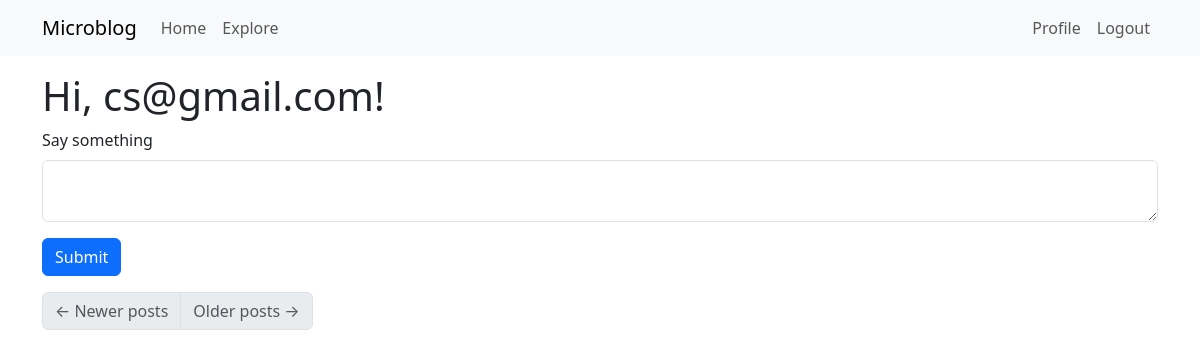
The page /index (signed in) on the database as committed earlier.
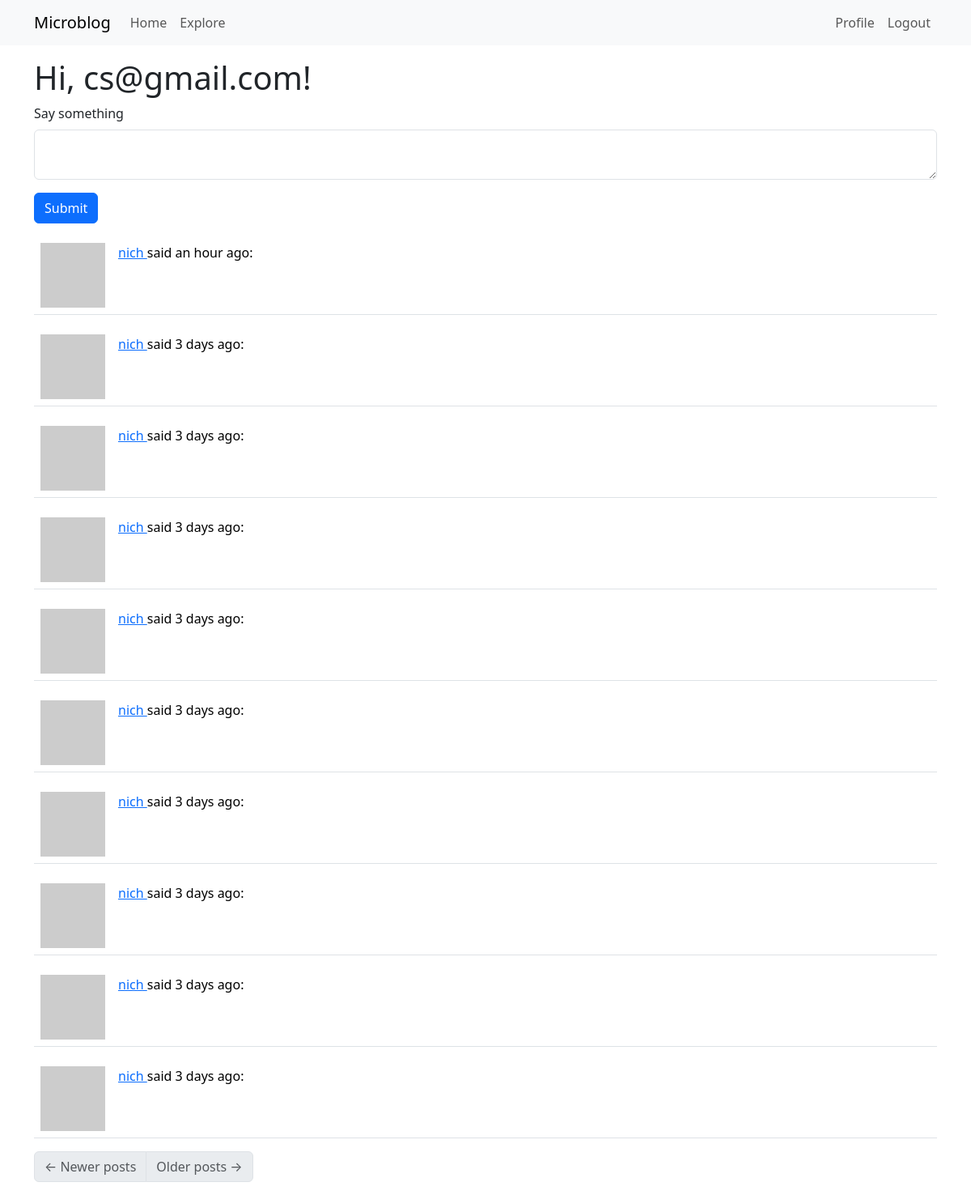
The same page on the database as committed later.
### app/models.py (models this page shows, shortened)
class User(UserMixin, db.Model):
    id: so.Mapped[int] = so.mapped_column(primary_key=True)
    username: so.Mapped[str] = so.mapped_column(sa.String(64), index=True, unique=True)
    email: so.Mapped[str] = so.mapped_column(sa.String(120), index=True, unique=True)
    password_hash: so.Mapped[Optional[str]] = so.mapped_column(sa.String(356))
    posts: so.WriteOnlyMapped['Post'] = so.relationship(back_populates='author')
    about_me: so.Mapped[Optional[str]] = so.mapped_column(sa.String(140))
    last_seen: so.Mapped[Optional[datetime]] = so.mapped_column(
        default=lambda: datetime.now(timezone.utc)
    )
    following: so.WriteOnlyMapped['User'] = so.relationship(
        secondary=followers,
        primaryjoin=(followers.c.follower_id == id),
        secondaryjoin=(followers.c.followed_id == id),
        back_populates='followers'
    )
    followers: so.WriteOnlyMapped['User'] = so.relationship(
        secondary=followers,
        primaryjoin=(followers.c.followed_id == id),
        secondaryjoin=(followers.c.follower_id == id),
        back_populates='following'
    )
    @login.user_loader
    def load_user(id):
        return db.session.get(User, int(id))
    def avatar(self, size):
        digest = md5(self.email.lower().encode('utf-8')).hexdigest()
        return f'https://www.gravatar.com/avatar/{digest}?d=identicon&s={size}'
    def following_posts(self):
        Author = so.aliased(User)
        Follower = so.aliased(User)
        return (
            sa.select(Post)
            .join(Post.author.of_type(Author))
            .join(Author.followers.of_type(Follower), isouter=True)
            .where(sa.or_(
                Follower.id == self.id,
                Author.id == self.id,
            ))
            .group_by(Post)
            .order_by(Post.timestamp.desc())
        )

class Post(db.Model):
    id: so.Mapped[int] = so.mapped_column(primary_key=True)
    body: so.Mapped[str] = so.mapped_column(sa.String(140))
    timestamp: so.Mapped[datetime] = so.mapped_column( index=True, default = lambda: datetime.now(timezone.utc))
    user_id: so.Mapped[int] = so.mapped_column(sa.ForeignKey(User.id), index=True)
    author: so.Mapped[User] = so.relationship(back_populates='posts')

### app/routes.py (the view)
@app.route('/', methods=['GET', 'POST'])
@app.route('/index', methods=['GET', 'POST'])
@login_required
def index():
    form = PostForm()
    if form.validate_on_submit():
        post = Post(body=form.post.data, author=current_user)
        db.session.add(post)
        db.session.commit()
        flash('Your post is now live!')
        return redirect(url_for('index'))
    page = request.args.get('page', 1, type=int)
    posts = db.paginate(
        current_user.following_posts(),
        page=page,
        per_page=app.config['POSTS_PER_PAGE'],
        error_out=False
    )
    next_url = url_for('index', page=posts.next_num) if posts.has_next else None
    prev_url = url_for('index', page=posts.prev_num) if posts.has_prev else None
    return render_template(
        'index.html',
        title="Home",
        form=form,
        next_url=next_url,
        prev_url=prev_url,
        posts=posts)

### app/forms.py
class PostForm(FlaskForm):
    post = TextAreaField('Say something', validators=[DataRequired(), Length(min=1, max=140)])
    submit = SubmitField('Submit')

### app/routes.py (called while the page is built)
@app.before_request
def before_request():
    if current_user.is_authenticated:
        current_user.last_seen = datetime.now(timezone.utc)
        db.session.commit()

### app/templates/index.html
{% extends 'base.html' %}
{% import "bootstrap_wtf.html" as wtf %}
{% block content %}
    <h1>Hi, {{ current_user.email }}!</h1>
    {% if form %}
    {{ wtf.quick_form(form) }}
    {% endif %}
    {% if posts %}
        {% for post in posts %}
            {% include '_post.html' %}
        {% endfor %}
        <nav aria-label="Post navigation">
        <ul class="pagination">
            <li class="page-item{% if not prev_url %} disabled{% endif %}">
                <a class="page-link" href="{{ prev_url }}">
                    <span aria-hidden="true">&larr;</span> Newer posts
                </a>
            </li>
            <li class="page-item{% if not next_url %} disabled{% endif %}">
                <a class="page-link" href="{{ next_url }}">
                    Older posts <span aria-hidden="true">&rarr;</span>
                </a>
            </li>
        </ul>
    </nav>
    {% else %}
    <div><p>You have no posts yet.</p></div>
    {% endif %}
{% endblock %}

### app/templates/base.html (shortened to what this page needs)
<!doctype html>
<html>
    <head>
        <link href="https://cdn.jsdelivr.net/npm/bootstrap@5.3.8/dist/css/bootstrap.min.css" rel="stylesheet">
    <body>
        <nav class="navbar navbar-expand-lg bg-body-tertiary">
            <div class="container">
                <a class="navbar-brand" href="{{ url_for('index') }}">Microblog</a>
                <div class="collapse navbar-collapse" id="navbarSupportedContent">
                <ul class="navbar-nav me-auto mb-2 mb-lg-0">
                    <li class="nav-item">
                        <a class="nav-link" aria-current="page" href="{{ url_for('index') }}">Home</a>
                    </li>
                    <li class="nav-item">
                        <a class="nav-link" aria-current="page" href="{{ url_for('explore') }}">Explore</a>
                    </li>
                </ul>
                <ul class="navbar-nav mb-2 mb-lg-0">
                    {% if current_user.is_anonymous %}
                        <li class="nav-item">
                            <a class="nav-link" aria-current="page" href="{{ url_for('login') }}">Login</a>
                        </li>
                     {% else %}
                    <li class="nav-item">
                        <a class="nav-link" aria-current="page" href="{{ url_for('user', username=current_user.username) }}">Profile</a>
                    </li>
                    <li class="nav-item">
                        <a class="nav-link" aria-current="page" href="{{ url_for('logout') }}">Logout</a>
                    </li>
                    {% endif %}
                </ul>
            </div>
        </nav>
        <div class="container mt-3">
            {% block content %}{% endblock %}
        </div>
    </head>
    </body>
</html>

### app/templates/bootstrap_wtf.html (shortened to what this page needs)
{% macro form_field(field, autofocus) %}
  {%- if field.type == 'BooleanField' %}
  <div class="form-check mb-3">
    {{ field(class='form-check-input') }}
    {{ field.label(class='form-check-label') }}
  </div>
  {%- elif field.type == 'SelectField' %}
    {{ field.label(class='form-label') }}
    {{ field(class='form-select mb-3') }}
  {%- elif field.type == 'TextAreaField' %}
  <div class="mb-3">
    {{ field.label(class='form-label') }}
    {% if autofocus %}
      {{ field(class='form-control' + (' is-invalid' if field.errors else ''), autofocus=True) }}
    {% else %}
      {{ field(class='form-control' + (' is-invalid' if field.errors else '')) }}
    {% endif %}
  </div>
  {%- elif field.type == 'SubmitField' %}
  {{ field(class='btn btn-primary mb-3') }}
  {%- endif %}
{% endmacro %}
{% macro quick_form(form, action="", method="post", id="", novalidate=False) %}
<form
  {%- if action != None %} action="{{ action }}"{% endif -%}
  {%- if method %} method="{{ method }}"{% endif %}
  {%- if novalidate %} novalidate{% endif -%}>
  {% set ns = namespace(first_field=true) %}
  {%- for field in form %}
    {% if field.widget.input_type != 'hidden' -%}
      {{ form_field(field, ns.first_field) }}
      {% set ns.first_field = false %}
    {%- endif %}
  {%- endfor %}
</form>
{% endmacro %}

### app/templates/_post.html
    <table>
        <table class="table table-hover">
        <tr>
            <td width="70px">
                <a href="{{ url_for('user', username=post.author.username) }}">
                    <img src="{{ post.author.avatar(70) }}" />
                </a>
            </td>
            <td>
                <a href="{{ url_for('user', username=post.author.username) }}">
                    {{ post.author.username }}
                </a>
                said {{ moment(post.timestamp).fromNow() }}:
            </td>
        </tr>
    </table>

Rows that differ between the two databases and show on the page:
added Post: author.username "nich", timestamp "an hour ago"
added Post: author.username "nich", timestamp "3 days ago"
added Post: author.username "nich", timestamp "3 days ago"
added Post: author.username "nich", timestamp "3 days ago"
added Post: author.username "nich", timestamp "3 days ago"
added Post: author.username "nich", timestamp "3 days ago"
added Post: author.username "nich", timestamp "3 days ago"
added Post: author.username "nich", timestamp "3 days ago"
added Post: author.username "nich", timestamp "3 days ago"
added Post: author.username "nich", timestamp "3 days ago"
